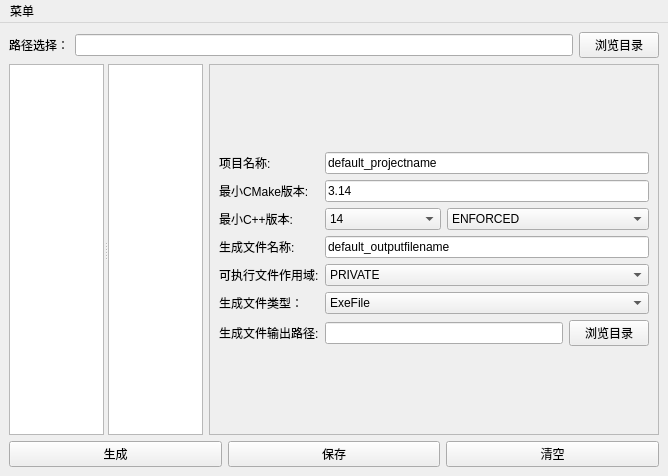
<?xml version="1.0" encoding="UTF-8"?>
<ui version="4.0">
 <class>MainWindow</class>
 <widget class="QMainWindow" name="MainWindow">
  <property name="geometry">
   <rect>
    <x>0</x>
    <y>0</y>
    <width>668</width>
    <height>476</height>
   </rect>
  </property>
  <property name="windowTitle">
   <string>MainWindow</string>
  </property>
  <widget class="QWidget" name="centralwidget">
   <layout class="QVBoxLayout" name="verticalLayout">
    <item>
     <layout class="QHBoxLayout" name="horizontalLayout">
      <property name="sizeConstraint">
       <enum>QLayout::SizeConstraint::SetNoConstraint</enum>
      </property>
      <item>
       <widget class="QLabel" name="label">
        <property name="cursor">
         <cursorShape>ArrowCursor</cursorShape>
        </property>
        <property name="layoutDirection">
         <enum>Qt::LayoutDirection::LeftToRight</enum>
        </property>
        <property name="frameShape">
         <enum>QFrame::Shape::NoFrame</enum>
        </property>
        <property name="frameShadow">
         <enum>QFrame::Shadow::Plain</enum>
        </property>
        <property name="text">
         <string>路径选择：</string>
        </property>
        <property name="margin">
         <number>0</number>
        </property>
        <property name="indent">
         <number>-2</number>
        </property>
       </widget>
      </item>
      <item>
       <widget class="QLineEdit" name="showDirlineEdit">
        <property name="readOnly">
         <bool>true</bool>
        </property>
       </widget>
      </item>
      <item>
       <widget class="QPushButton" name="dirBrowseButton">
        <property name="text">
         <string>浏览目录</string>
        </property>
       </widget>
      </item>
     </layout>
    </item>
    <item>
     <layout class="QHBoxLayout" name="horizontalLayout_6">
      <item>
       <widget class="QSplitter" name="splitter">
        <property name="orientation">
         <enum>Qt::Orientation::Horizontal</enum>
        </property>
        <property name="childrenCollapsible">
         <bool>false</bool>
        </property>
        <widget class="MyTreeView" name="dirtreeView">
         <property name="sizePolicy">
          <sizepolicy hsizetype="Expanding" vsizetype="Expanding">
           <horstretch>0</horstretch>
           <verstretch>0</verstretch>
          </sizepolicy>
         </property>
         <property name="minimumSize">
          <size>
           <width>50</width>
           <height>0</height>
          </size>
         </property>
         <property name="acceptDrops">
          <bool>true</bool>
         </property>
         <property name="showDropIndicator" stdset="0">
          <bool>true</bool>
         </property>
         <property name="dragEnabled">
          <bool>true</bool>
         </property>
         <property name="dragDropOverwriteMode">
          <bool>true</bool>
         </property>
         <property name="dragDropMode">
          <enum>QAbstractItemView::DragDropMode::DropOnly</enum>
         </property>
         <property name="defaultDropAction">
          <enum>Qt::DropAction::LinkAction</enum>
         </property>
         <property name="autoExpandDelay">
          <number>10</number>
         </property>
         <property name="animated">
          <bool>true</bool>
         </property>
        </widget>
        <widget class="QPlainTextEdit" name="cmakePlainTextEdit">
         <property name="sizePolicy">
          <sizepolicy hsizetype="Expanding" vsizetype="Expanding">
           <horstretch>0</horstretch>
           <verstretch>0</verstretch>
          </sizepolicy>
         </property>
         <property name="minimumSize">
          <size>
           <width>50</width>
           <height>0</height>
          </size>
         </property>
         <property name="acceptDrops">
          <bool>true</bool>
         </property>
         <property name="readOnly">
          <bool>true</bool>
         </property>
        </widget>
       </widget>
      </item>
      <item>
       <widget class="QScrollArea" name="scrollArea">
        <property name="sizePolicy">
         <sizepolicy hsizetype="Minimum" vsizetype="Expanding">
          <horstretch>0</horstretch>
          <verstretch>0</verstretch>
         </sizepolicy>
        </property>
        <property name="minimumSize">
         <size>
          <width>450</width>
          <height>0</height>
         </size>
        </property>
        <property name="frameShadow">
         <enum>QFrame::Shadow::Raised</enum>
        </property>
        <property name="widgetResizable">
         <bool>true</bool>
        </property>
        <widget class="QWidget" name="scrollAreaWidgetContents">
         <property name="geometry">
          <rect>
           <x>0</x>
           <y>0</y>
           <width>448</width>
           <height>393</height>
          </rect>
         </property>
         <property name="sizePolicy">
          <sizepolicy hsizetype="Expanding" vsizetype="Expanding">
           <horstretch>0</horstretch>
           <verstretch>0</verstretch>
          </sizepolicy>
         </property>
         <layout class="QVBoxLayout" name="verticalLayout_3">
          <item>
           <layout class="QVBoxLayout" name="verticalLayout_2">
            <item>
             <spacer name="verticalSpacer">
              <property name="orientation">
               <enum>Qt::Orientation::Vertical</enum>
              </property>
              <property name="sizeHint" stdset="0">
               <size>
                <width>14</width>
                <height>102</height>
               </size>
              </property>
             </spacer>
            </item>
            <item>
             <layout class="QGridLayout" name="gridLayout">
              <item row="0" column="0">
               <widget class="QLabel" name="label_2">
                <property name="sizePolicy">
                 <sizepolicy hsizetype="Maximum" vsizetype="Fixed">
                  <horstretch>0</horstretch>
                  <verstretch>0</verstretch>
                 </sizepolicy>
                </property>
                <property name="minimumSize">
                 <size>
                  <width>100</width>
                  <height>0</height>
                 </size>
                </property>
                <property name="layoutDirection">
                 <enum>Qt::LayoutDirection::LeftToRight</enum>
                </property>
                <property name="frameShadow">
                 <enum>QFrame::Shadow::Plain</enum>
                </property>
                <property name="text">
                 <string>项目名称:</string>
                </property>
                <property name="wordWrap">
                 <bool>false</bool>
                </property>
               </widget>
              </item>
              <item row="0" column="1" colspan="3">
               <widget class="QLineEdit" name="projectNameLineEdit">
                <property name="sizePolicy">
                 <sizepolicy hsizetype="Expanding" vsizetype="Fixed">
                  <horstretch>0</horstretch>
                  <verstretch>0</verstretch>
                 </sizepolicy>
                </property>
                <property name="minimumSize">
                 <size>
                  <width>150</width>
                  <height>0</height>
                 </size>
                </property>
                <property name="text">
                 <string>default_projectname</string>
                </property>
               </widget>
              </item>
              <item row="1" column="0">
               <widget class="QLabel" name="label_3">
                <property name="sizePolicy">
                 <sizepolicy hsizetype="Maximum" vsizetype="Fixed">
                  <horstretch>0</horstretch>
                  <verstretch>0</verstretch>
                 </sizepolicy>
                </property>
                <property name="minimumSize">
                 <size>
                  <width>100</width>
                  <height>0</height>
                 </size>
                </property>
                <property name="layoutDirection">
                 <enum>Qt::LayoutDirection::LeftToRight</enum>
                </property>
                <property name="frameShadow">
                 <enum>QFrame::Shadow::Plain</enum>
                </property>
                <property name="text">
                 <string>最小CMake版本:</string>
                </property>
                <property name="wordWrap">
                 <bool>false</bool>
                </property>
               </widget>
              </item>
              <item row="1" column="1" colspan="3">
               <widget class="QLineEdit" name="minimumVersionLineEdit">
                <property name="sizePolicy">
                 <sizepolicy hsizetype="Expanding" vsizetype="Fixed">
                  <horstretch>0</horstretch>
                  <verstretch>0</verstretch>
                 </sizepolicy>
                </property>
                <property name="minimumSize">
                 <size>
                  <width>150</width>
                  <height>0</height>
                 </size>
                </property>
                <property name="text">
                 <string>3.14</string>
                </property>
               </widget>
              </item>
              <item row="2" column="0">
               <widget class="QLabel" name="label_13">
                <property name="sizePolicy">
                 <sizepolicy hsizetype="Maximum" vsizetype="Fixed">
                  <horstretch>0</horstretch>
                  <verstretch>0</verstretch>
                 </sizepolicy>
                </property>
                <property name="minimumSize">
                 <size>
                  <width>100</width>
                  <height>0</height>
                 </size>
                </property>
                <property name="layoutDirection">
                 <enum>Qt::LayoutDirection::LeftToRight</enum>
                </property>
                <property name="frameShadow">
                 <enum>QFrame::Shadow::Plain</enum>
                </property>
                <property name="text">
                 <string>最小C++版本:</string>
                </property>
                <property name="wordWrap">
                 <bool>false</bool>
                </property>
               </widget>
              </item>
              <item row="2" column="1">
               <widget class="QComboBox" name="cxxVersionComboBox">
                <property name="sizePolicy">
                 <sizepolicy hsizetype="Minimum" vsizetype="Fixed">
                  <horstretch>0</horstretch>
                  <verstretch>0</verstretch>
                 </sizepolicy>
                </property>
                <property name="currentIndex">
                 <number>2</number>
                </property>
                <item>
                 <property name="text">
                  <string>98</string>
                 </property>
                </item>
                <item>
                 <property name="text">
                  <string>11</string>
                 </property>
                </item>
                <item>
                 <property name="text">
                  <string>14</string>
                 </property>
                </item>
                <item>
                 <property name="text">
                  <string>17</string>
                 </property>
                </item>
                <item>
                 <property name="text">
                  <string>20</string>
                 </property>
                </item>
                <item>
                 <property name="text">
                  <string>23</string>
                 </property>
                </item>
               </widget>
              </item>
              <item row="2" column="2" colspan="2">
               <widget class="QComboBox" name="cxxVersionOptionComboBox">
                <property name="sizePolicy">
                 <sizepolicy hsizetype="Expanding" vsizetype="Fixed">
                  <horstretch>0</horstretch>
                  <verstretch>0</verstretch>
                 </sizepolicy>
                </property>
                <item>
                 <property name="text">
                  <string>ENFORCED</string>
                 </property>
                </item>
                <item>
                 <property name="text">
                  <string>OPTIONAL</string>
                 </property>
                </item>
               </widget>
              </item>
              <item row="3" column="0">
               <widget class="QLabel" name="label_4">
                <property name="sizePolicy">
                 <sizepolicy hsizetype="Maximum" vsizetype="Fixed">
                  <horstretch>0</horstretch>
                  <verstretch>0</verstretch>
                 </sizepolicy>
                </property>
                <property name="minimumSize">
                 <size>
                  <width>100</width>
                  <height>0</height>
                 </size>
                </property>
                <property name="layoutDirection">
                 <enum>Qt::LayoutDirection::LeftToRight</enum>
                </property>
                <property name="frameShadow">
                 <enum>QFrame::Shadow::Plain</enum>
                </property>
                <property name="text">
                 <string>生成文件名称:</string>
                </property>
                <property name="wordWrap">
                 <bool>false</bool>
                </property>
               </widget>
              </item>
              <item row="3" column="1" colspan="3">
               <widget class="QLineEdit" name="outputFileNameLineEdit">
                <property name="sizePolicy">
                 <sizepolicy hsizetype="Expanding" vsizetype="Fixed">
                  <horstretch>0</horstretch>
                  <verstretch>0</verstretch>
                 </sizepolicy>
                </property>
                <property name="minimumSize">
                 <size>
                  <width>150</width>
                  <height>0</height>
                 </size>
                </property>
                <property name="text">
                 <string>default_outputfilename</string>
                </property>
               </widget>
              </item>
              <item row="4" column="0">
               <widget class="QLabel" name="label_8">
                <property name="sizePolicy">
                 <sizepolicy hsizetype="Maximum" vsizetype="Fixed">
                  <horstretch>0</horstretch>
                  <verstretch>0</verstretch>
                 </sizepolicy>
                </property>
                <property name="minimumSize">
                 <size>
                  <width>100</width>
                  <height>0</height>
                 </size>
                </property>
                <property name="layoutDirection">
                 <enum>Qt::LayoutDirection::LeftToRight</enum>
                </property>
                <property name="frameShadow">
                 <enum>QFrame::Shadow::Plain</enum>
                </property>
                <property name="text">
                 <string>可执行文件作用域:</string>
                </property>
                <property name="wordWrap">
                 <bool>false</bool>
                </property>
               </widget>
              </item>
              <item row="4" column="1" colspan="3">
               <widget class="QComboBox" name="exeFileScopeComboBox">
                <item>
                 <property name="text">
                  <string>PRIVATE</string>
                 </property>
                </item>
                <item>
                 <property name="text">
                  <string>INTERFACE</string>
                 </property>
                </item>
                <item>
                 <property name="text">
                  <string>PUBLIC</string>
                 </property>
                </item>
               </widget>
              </item>
              <item row="5" column="0">
               <widget class="QLabel" name="label_12">
                <property name="text">
                 <string>生成文件类型：</string>
                </property>
               </widget>
              </item>
              <item row="5" column="1" colspan="3">
               <widget class="QComboBox" name="outputFileTypeOptionComboBox">
                <item>
                 <property name="text">
                  <string>ExeFile</string>
                 </property>
                </item>
                <item>
                 <property name="text">
                  <string>StaticLib</string>
                 </property>
                </item>
                <item>
                 <property name="text">
                  <string>DynamicLib</string>
                 </property>
                </item>
                <item>
                 <property name="text">
                  <string>InterfaceLib</string>
                 </property>
                </item>
               </widget>
              </item>
              <item row="6" column="0">
               <widget class="QLabel" name="label_5">
                <property name="sizePolicy">
                 <sizepolicy hsizetype="Maximum" vsizetype="Fixed">
                  <horstretch>0</horstretch>
                  <verstretch>0</verstretch>
                 </sizepolicy>
                </property>
                <property name="minimumSize">
                 <size>
                  <width>100</width>
                  <height>0</height>
                 </size>
                </property>
                <property name="layoutDirection">
                 <enum>Qt::LayoutDirection::LeftToRight</enum>
                </property>
                <property name="frameShadow">
                 <enum>QFrame::Shadow::Plain</enum>
                </property>
                <property name="text">
                 <string>生成文件输出路径:</string>
                </property>
                <property name="wordWrap">
                 <bool>false</bool>
                </property>
               </widget>
              </item>
              <item row="6" column="1" colspan="2">
               <widget class="QLineEdit" name="outputFileDirLineEdit">
                <property name="sizePolicy">
                 <sizepolicy hsizetype="Expanding" vsizetype="Fixed">
                  <horstretch>0</horstretch>
                  <verstretch>0</verstretch>
                 </sizepolicy>
                </property>
                <property name="minimumSize">
                 <size>
                  <width>150</width>
                  <height>0</height>
                 </size>
                </property>
                <property name="toolTipDuration">
                 <number>-1</number>
                </property>
                <property name="readOnly">
                 <bool>true</bool>
                </property>
               </widget>
              </item>
              <item row="6" column="3">
               <widget class="QPushButton" name="outputFileDirPushButton">
                <property name="sizePolicy">
                 <sizepolicy hsizetype="Fixed" vsizetype="Fixed">
                  <horstretch>0</horstretch>
                  <verstretch>0</verstretch>
                 </sizepolicy>
                </property>
                <property name="minimumSize">
                 <size>
                  <width>30</width>
                  <height>0</height>
                 </size>
                </property>
                <property name="text">
                 <string>浏览目录</string>
                </property>
                <property name="flat">
                 <bool>false</bool>
                </property>
               </widget>
              </item>
             </layout>
            </item>
            <item>
             <spacer name="verticalSpacer_2">
              <property name="orientation">
               <enum>Qt::Orientation::Vertical</enum>
              </property>
              <property name="sizeHint" stdset="0">
               <size>
                <width>14</width>
                <height>103</height>
               </size>
              </property>
             </spacer>
            </item>
           </layout>
          </item>
         </layout>
        </widget>
       </widget>
      </item>
     </layout>
    </item>
    <item>
     <layout class="QHBoxLayout" name="horizontalLayout_3">
      <property name="sizeConstraint">
       <enum>QLayout::SizeConstraint::SetNoConstraint</enum>
      </property>
      <item>
       <widget class="QPushButton" name="genButton">
        <property name="sizePolicy">
         <sizepolicy hsizetype="Expanding" vsizetype="Fixed">
          <horstretch>0</horstretch>
          <verstretch>0</verstretch>
         </sizepolicy>
        </property>
        <property name="layoutDirection">
         <enum>Qt::LayoutDirection::RightToLeft</enum>
        </property>
        <property name="text">
         <string>生成</string>
        </property>
       </widget>
      </item>
      <item>
       <widget class="QPushButton" name="saveButton">
        <property name="sizePolicy">
         <sizepolicy hsizetype="Expanding" vsizetype="Fixed">
          <horstretch>0</horstretch>
          <verstretch>0</verstretch>
         </sizepolicy>
        </property>
        <property name="layoutDirection">
         <enum>Qt::LayoutDirection::RightToLeft</enum>
        </property>
        <property name="text">
         <string>保存</string>
        </property>
       </widget>
      </item>
      <item>
       <widget class="QPushButton" name="clearButton">
        <property name="sizePolicy">
         <sizepolicy hsizetype="Expanding" vsizetype="Fixed">
          <horstretch>0</horstretch>
          <verstretch>0</verstretch>
         </sizepolicy>
        </property>
        <property name="layoutDirection">
         <enum>Qt::LayoutDirection::RightToLeft</enum>
        </property>
        <property name="text">
         <string>清空</string>
        </property>
       </widget>
      </item>
     </layout>
    </item>
   </layout>
  </widget>
  <widget class="QMenuBar" name="menubar">
   <property name="geometry">
    <rect>
     <x>0</x>
     <y>0</y>
     <width>668</width>
     <height>18</height>
    </rect>
   </property>
   <widget class="QMenu" name="menuCMD">
    <property name="title">
     <string>菜单</string>
    </property>
   </widget>
   <addaction name="menuCMD"/>
  </widget>
 </widget>
 <customwidgets>
  <customwidget>
   <class>MyTreeView</class>
   <extends>QTreeView</extends>
   <header>mytreeview.h</header>
  </customwidget>
 </customwidgets>
 <tabstops>
  <tabstop>dirtreeView</tabstop>
  <tabstop>showDirlineEdit</tabstop>
  <tabstop>genButton</tabstop>
  <tabstop>saveButton</tabstop>
  <tabstop>clearButton</tabstop>
  <tabstop>cmakePlainTextEdit</tabstop>
 </tabstops>
 <resources/>
 <connections/>
</ui>
